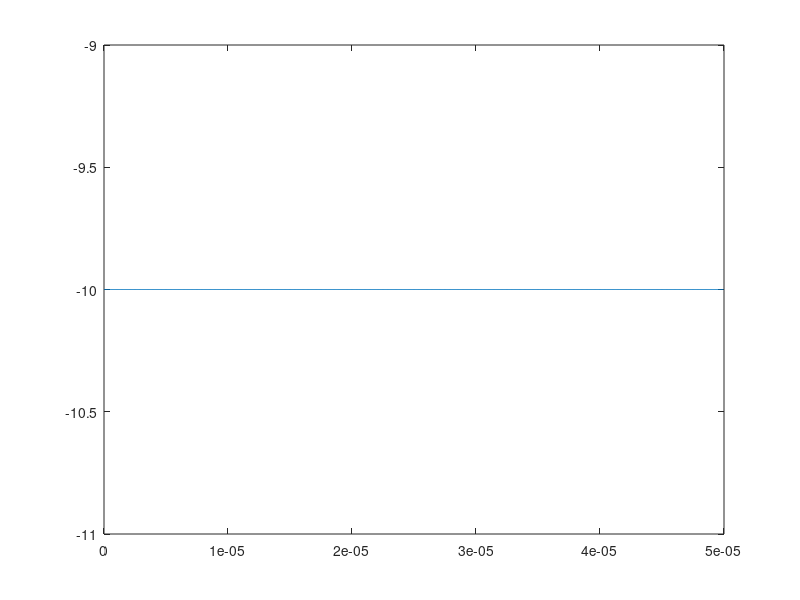
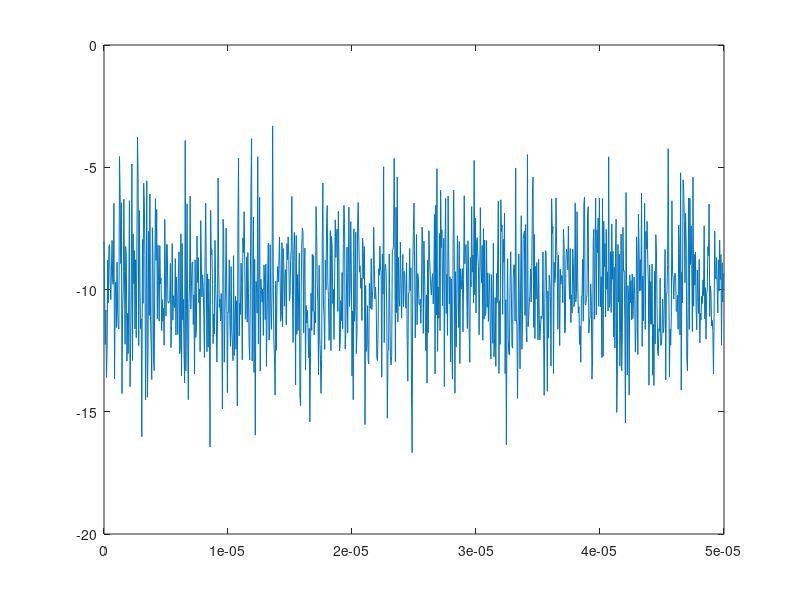

Write the MATLAB code that produced these figures, in order. (Note: this script raises an error after producing the figures.)
close all; clear all;
m=4; No=9;
data=randi(1,1800,m);
dc=qammod(data,m);
Es=5e-5; phi=0; Rs=1e6; fs=20*Rs;
c=1; Ts=1/Rs;
t=0:1/fs:length(dc)*Ts;
for i=1:length(t)
    Tx(i)=dc(c)*sqrt(2*Es/Ts)*exp(1j*phi);
    if(t(i)>=c/Rs)
        c=c+1;
    end
end
nhieu=sqrt(No/2)*(randn(1,length(Tx))+1i*randn(1,length(Tx)));
Rx=Tx+nhieu;
d=1;
for i=1:length(t)
    if abs(t(i)-(d-1/2)/Rs)<=1/(2*fs)
    giaidc(d)=Rx(i)/(sqrt(2*Es/Ts)*exp(1j*phi));
    d=d+1;
    end
end
giaima=qamdemod(giaidc,m);
%muc bien do tin hieu truoc khi qua kenh truyen
plot(t(1:1000),Tx(1:1000));
%muc bien do tin hieu sau khi qua kenh truyen
figure;
plot(t(1:1000),Rx(1:1000));
%bieu do chom sao tin hieu truoc khi qua kenh truyen
scatterplot(dc);
%bieu do chom sao tin hieu sau khi qua kenh truyen
scatterplot(giaidc);
%bieu do mat tin hieu truoc khi qua kenh truyen
eyediagram(Tx,100);
%bieu do mat tin hieu sau khi qua kenh truyen
eyediagram(Rx,100);
